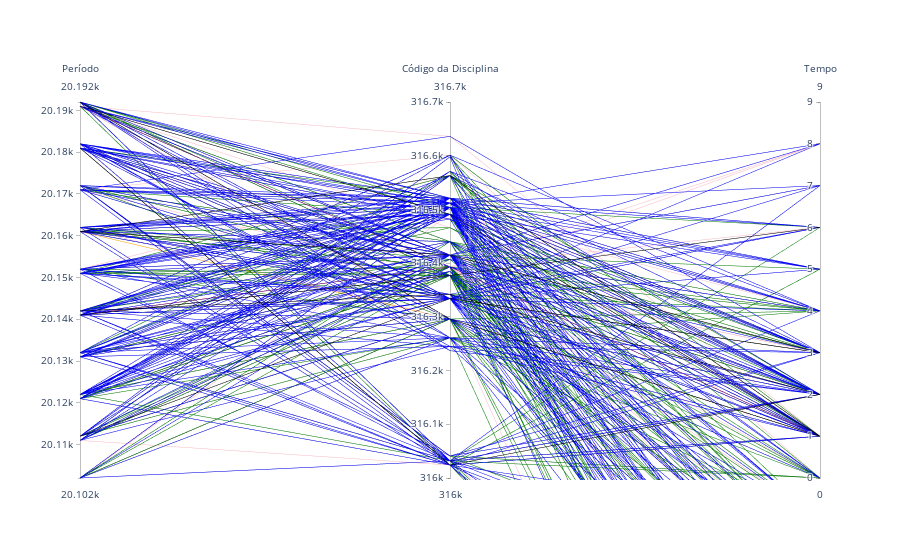

Source (notebook cell):
### Markdown cell above
### Visualization based on Parallel Coordinates

### Code cell
fig = go.Figure(data=
    go.Parcoords(
        line = dict(color = precdf['mencao'],
                     colorscale=["orange","red","pink","green","purple","blue","black"]),
        dimensions = list([
            dict(range = [20102,20192],
                label = 'Período', values = precdf['periodo']),
            dict(range = [316000,316700],
                label = 'Código da Disciplina', values = precdf['codigo_disciplina']),
            dict(range = [0,9],
                label = 'Tempo', values = precdf['Tempo'])
        ])
    )
)

fig.update_layout(
    plot_bgcolor = 'white',
    paper_bgcolor = 'white'
)
fig.show()

### Figure 1 — Plotly figure (JSON) as saved in the notebook; plotly's stock layout.template omitted (floating-point values rounded to 4 significant figures; data arrays with more than 128 entries replaced by an {"elided": "..."} marker saying what was removed)
{"data": [{"dimensions": [{"label": "Período", "range": [20102, 20192], "values": {"elided": "787 int values"}}, {"label": "Código da Disciplina", "range": [316000, 316700], "values": {"elided": "787 int values"}}, {"label": "Tempo", "range": [0, 9], "values": {"elided": "787 int values"}}], "line": {"color": {"elided": "787 int values"}, "colorscale": [[0, "orange"], [0.1667, "red"], [0.3333, "pink"], [0.5, "green"], [0.6667, "purple"], [0.8333, "blue"], [1, "black"]]}, "type": "parcoords"}], "layout": {"paper_bgcolor": "white", "plot_bgcolor": "white"}}
